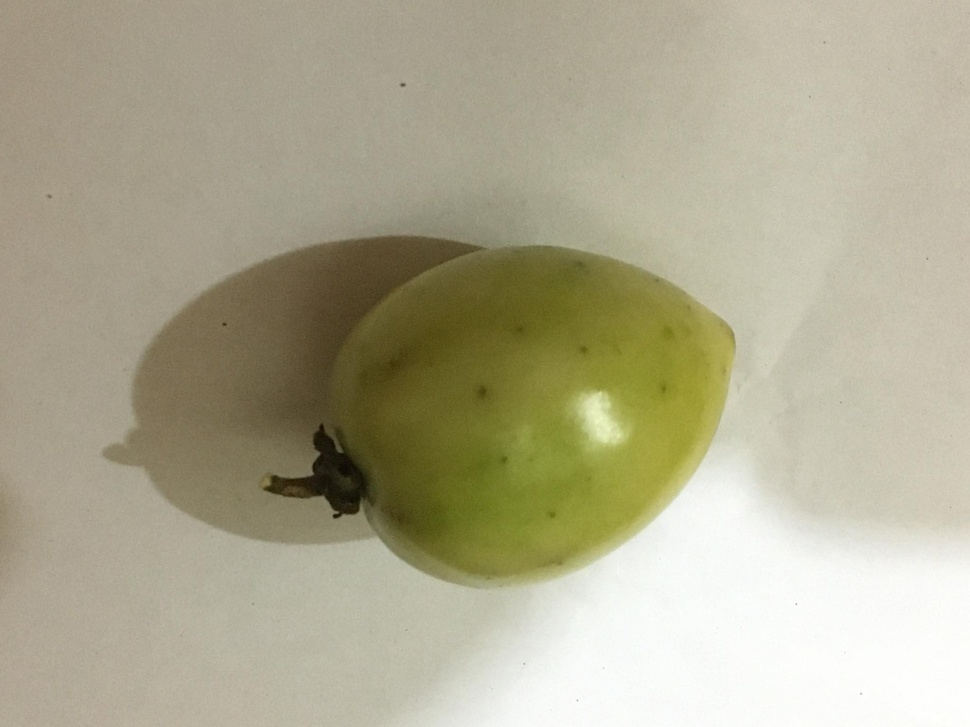
#> input picture example.jpg, 970 x 727 px, shrunk from 2048 x 1536 before the run
$ python main.py
#> lines starting #> are read from the running program, lines starting #| are printed output that depends on the picture; after the words box and inside, x2 and y2 are one past the last pixel; in counts of white or black regions, pixels touching at a corner belong together
import cv2
import numpy as np


def nothing(x):
    pass


# create Trackbars
cv2.namedWindow("Trackbars")
cv2.createTrackbar("H_min", "Trackbars", 0, 179, nothing)
#> slider 'H_min' is set to 35
cv2.createTrackbar("S_min", "Trackbars", 0, 255, nothing)
#> slider 'S_min' is set to 51
cv2.createTrackbar("V_min", "Trackbars", 0, 255, nothing)
#> slider 'V_min' is set to 51
cv2.createTrackbar("H_max", "Trackbars", 179, 179, nothing)
cv2.createTrackbar("S_max", "Trackbars", 255, 255, nothing)
cv2.createTrackbar("V_max", "Trackbars", 255, 255, nothing)


def mask(img_hsv, HSV_min, HSV_max):
    thresh = cv2.inRange(img_hsv, HSV_min, HSV_max)
    kernel = np.ones((5, 5), np.uint8)
    mask = cv2.morphologyEx(thresh, cv2.MORPH_OPEN, kernel)
    mask = cv2.morphologyEx(mask, cv2.MORPH_CLOSE, kernel)
    return mask


while True:
    img = cv2.imread("example.jpg")
#> img is the input picture: shape (727, 970, 3); mean B, G, R 144.3, 169.8, 174.6
    hsv = cv2.cvtColor(img, cv2.COLOR_BGR2HSV)
#> hsv: shape (727, 970, 3); mean H, S, V 26.3, 54.6, 175

    # get value Trackbars
    H_min = cv2.getTrackbarPos("H_min", "Trackbars")
    S_min = cv2.getTrackbarPos("S_min", "Trackbars")
    V_min = cv2.getTrackbarPos("V_min", "Trackbars")
    H_max = cv2.getTrackbarPos("H_max", "Trackbars")
    S_max = cv2.getTrackbarPos("S_max", "Trackbars")
    V_max = cv2.getTrackbarPos("V_max", "Trackbars")

    HSV_min = np.array([H_min, S_min, V_min])
    HSV_max = np.array([H_max, S_max, V_max])

    # HSV_min = np.array([0, 80, 0])
    # HSV_max = np.array([50, 255, 255])

    result = cv2.bitwise_and(img, img, mask=mask(hsv, HSV_min, HSV_max))
#> in mask, `thresh = cv2.inRange(img_hsv, HSV_min, HSV_max)`:
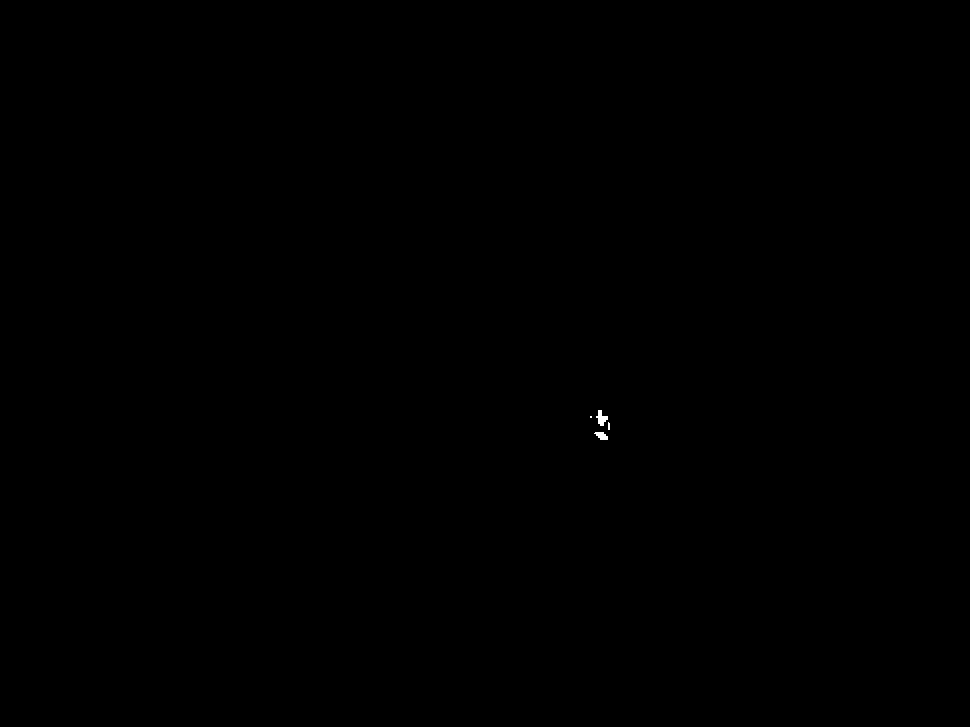
#> thresh: shape (727, 970); 0.03% white; 4 white regions (2 under 20 px), largest, box (x1, y1, x2, y2) and area: (596, 410, 608, 426) 104, (594, 432, 608, 440) 75
#> in mask, `mask = cv2.morphologyEx(thresh, cv2.MORPH_OPEN, kernel)`: mask: shape (727, 970); 0.02% white; 2 white regions, box (x1, y1, x2, y2) and area: (598, 416, 606, 424) 60, (598, 432, 606, 440) 56
    cv2.imshow("Original", img)
    # cv2.imshow("mask", mask(hsv,HSV_min, HSV_max))
    cv2.imshow("result", result)
    cv2.imwrite("result.jpg", result)
    if cv2.waitKey(1) & 0xFF == ord('q'):
#> (key q is pressed here)
        exit()
#> (the program exits here)
